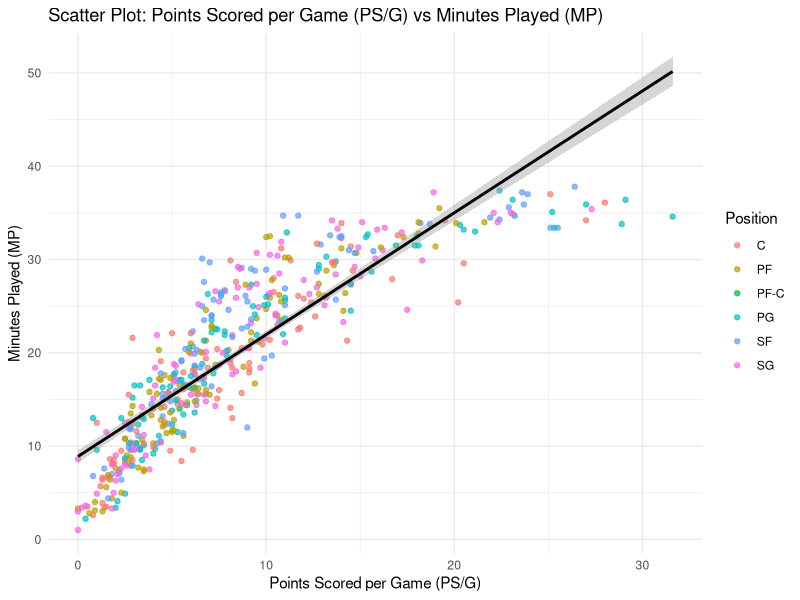
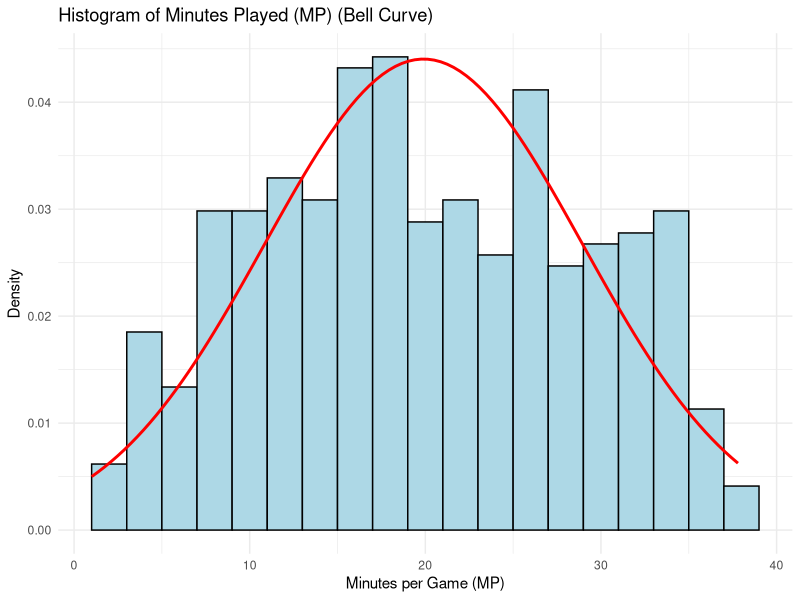

The R source for these figures, in order:

# Code of our Group Report

library(tidyverse)

# Loading the dataset

nba <- read_csv("nba_2017_br.csv")

# Cleaning the dataset and selecting variables.

nba_clean <- nba %>%
  select(Player, Pos, MP, `PS/G`) %>%
  filter(!is.na(MP), !is.na(`PS/G`)) %>%
  rename(PSG = `PS/G`)

#  Scatterplot: PS/G on X-axis, MP on Y-axis

scatter_plot <- nba_clean %>%
  ggplot(aes(x = PSG, y = MP, colour = Pos)) +
  geom_point(alpha = 0.7) +
  geom_smooth(method = "lm", se = TRUE, colour = "black") +
  labs(
    title = "Scatter Plot: Points Scored per Game (PS/G) vs Minutes Played (MP)",
    x = "Points Scored per Game (PS/G)",
    y = "Minutes Played (MP)",
    colour = "Position"
  ) +
  theme_minimal()

print(scatter_plot)

#  Histogram of MP with Bell Curve Overlay

mp_mean <- mean(nba_clean$MP)
mp_sd   <- sd(nba_clean$MP)

hist_bell <- nba_clean %>%
  ggplot(aes(x = MP)) +
  geom_histogram(
    aes(y = ..density..),
    binwidth = 2,
    fill = "lightblue",
    colour = "black"
  ) +
  stat_function(
    fun = dnorm,
    args = list(mean = mp_mean, sd = mp_sd),
    colour = "red",
    linewidth = 1
  ) +
  labs(
    title = "Histogram of Minutes Played (MP) (Bell Curve)",
    x = "Minutes per Game (MP)",
    y = "Density"
  ) +
  theme_minimal()

print(hist_bell)


#  Correlation Tests (Spearman)

spearman_result <- cor.test(nba_clean$PSG, nba_clean$MP, method = "spearman")
spearman_result

# Code End

